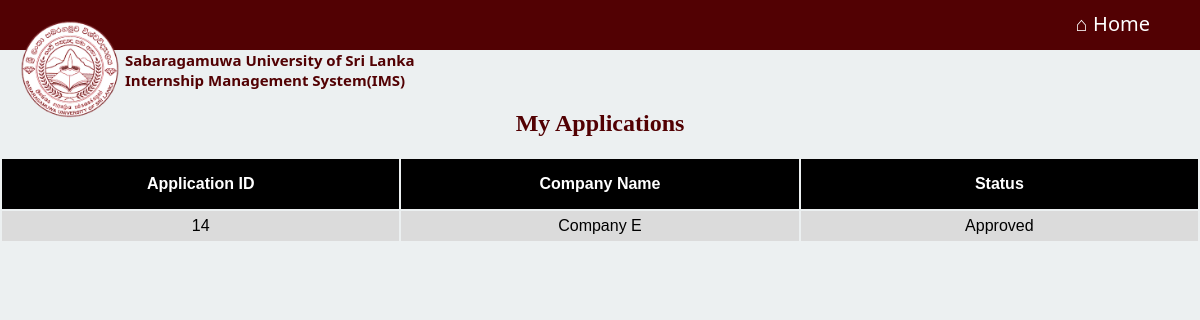
Page /templates/s_applications.php?user_id=5 (signed in) on the committed database.
### tables this page shows
CREATE TABLE `internshipapplications` (
  `ApplicationID` int(11) NOT NULL,
  `app_StudentID` int(11) DEFAULT NULL,
  `app_CompanyID` int(11) DEFAULT NULL,
  `ApplicationDate` datetime DEFAULT NULL,
  `Status` varchar(50) DEFAULT NULL
);

CREATE TABLE `company` (
  `CompanyID` int(11) NOT NULL,
  `Name` varchar(255) NOT NULL,
  `Address` text DEFAULT NULL,
  `Description` text DEFAULT NULL,
  `Industry` varchar(255) DEFAULT NULL,
  `LogoPath` longblob DEFAULT NULL,
  `UserID` int(11) DEFAULT NULL,
  `ApproveID` int(11) NOT NULL
);

### templates/s_applications.php (the view, shortened to what this page needs)
<?php
require_once 'dbconnect.php';
$userId = $_SESSION['user_id'];
$sql = "SELECT ia.ApplicationID, c.Name, ia.Status
        FROM internshipapplications ia
        JOIN student s ON ia.app_StudentID = s.StudentID
        JOIN company c ON ia.app_CompanyID = c.CompanyID
        WHERE s.UserID = ?";
if ($stmt = $conn->prepare($sql)) {
    $stmt->bind_param('i', $userId);
    $stmt->execute();
    $result = $stmt->get_result();
    if ($result && $result->num_rows > 0) {
        $applications = $result->fetch_all(MYSQLI_ASSOC);
    } else {
        $applications = [];
    }
}
?>
<html lang="en">
<head>
    <link rel="stylesheet" type="text/css" href="../styles/login.css">
</head>
<body>
    <header>
        <div class="img-div"><img class="img" src="../assets/Logo-SUSL.png"></div>
        <div class="h">
            <h1>Sabaragamuwa University of Sri Lanka<br>Internship Management System(IMS)</h1>
        </div>
        <div class="list">
            <div class="home"><a href="../index.php">&#8962 Home</a></div>
        </div>
    </header>
    <h2>My Applications</h2>
    <div id="student-applications">
        <table >
            <thead>
                <tr>
                    <th style="width:33.3%;">Application ID</th>
                    <th style="width:33.3%;" >Company Name</th>
                    <th style="width:33.3%;">Status</th>
                </tr>
            </thead>
            <tbody>
                <?php foreach ($applications as $application) : ?>
                    <tr>
                        <td><?php echo $application['ApplicationID']; ?></td>
                        <td><?php echo $application['Name']; ?></td>
                        <td><?php echo $application['Status']; ?></td>
                    </tr>
                <?php endforeach; ?>
            </tbody>
        </table>
    </div>
</body>
</html>

### styles/login.css (style rules this page uses)
body { font-family: Arial, sans-serif; margin: 0; padding: 0; background-color: #ecf0f1; }
header { background-color: #520103; color: white; height: 50px; background-position: center top; padding-top: 0%; }
.home { display: inline-block; margin-right: 50px; }
.list { display: block; float: right; margin-top: 10px; font-size: 20px; display: inline-block; margin-right:0px; font-family: system-ui, -apple-system, BlinkMacSystemFont, 'Segoe UI', Roboto, Oxygen, Ubuntu, Cantarell, 'Open Sans', 'Helvetica Neue', sans-serif; }
a { color:white; text-decoration: none; -webkit-text-stroke-color: 5px #520103; }
.img { width: 100px; margin-left: 20px; display:inline-block; }
.img-div { float: left; margin-top: 20px; display:inline-block; margin: left 50px; object-fit:contain; }
h1 { display: inline-block; color:#520103; margin-top:50px; Margin-left:5px; font-size:15px; font-family: system-ui, -apple-system, BlinkMacSystemFont, 'Segoe UI', Roboto, Oxygen, Ubuntu, Cantarell, 'Open Sans', 'Helvetica Neue', sans-serif; }
h2 { text-align: center; font-family: 'Times New Roman', Times, serif; margin-top: 60px; color: #520103; padding-right: 100px; }
.h { display:inline-block; }
body { display: flex; flex-direction: column; min-height: 100vh; margin: 0; padding: 0; background-color: #ecf0f1; }

### templates/s_applications.php (style rules this page uses)
th { background-color:black; color:#fff; text-align:center; height:50px; }
td { text-align:center; background-color:#dbdbdb; height:30px; }
#student-applications { text-align:center; }
table { text-align:center; width:100%; }
h2 { padding-right:0px; }

### rows in the picture
internshipapplications: ApplicationID "14", app_CompanyID.Name "Company E", Status "Approved"
